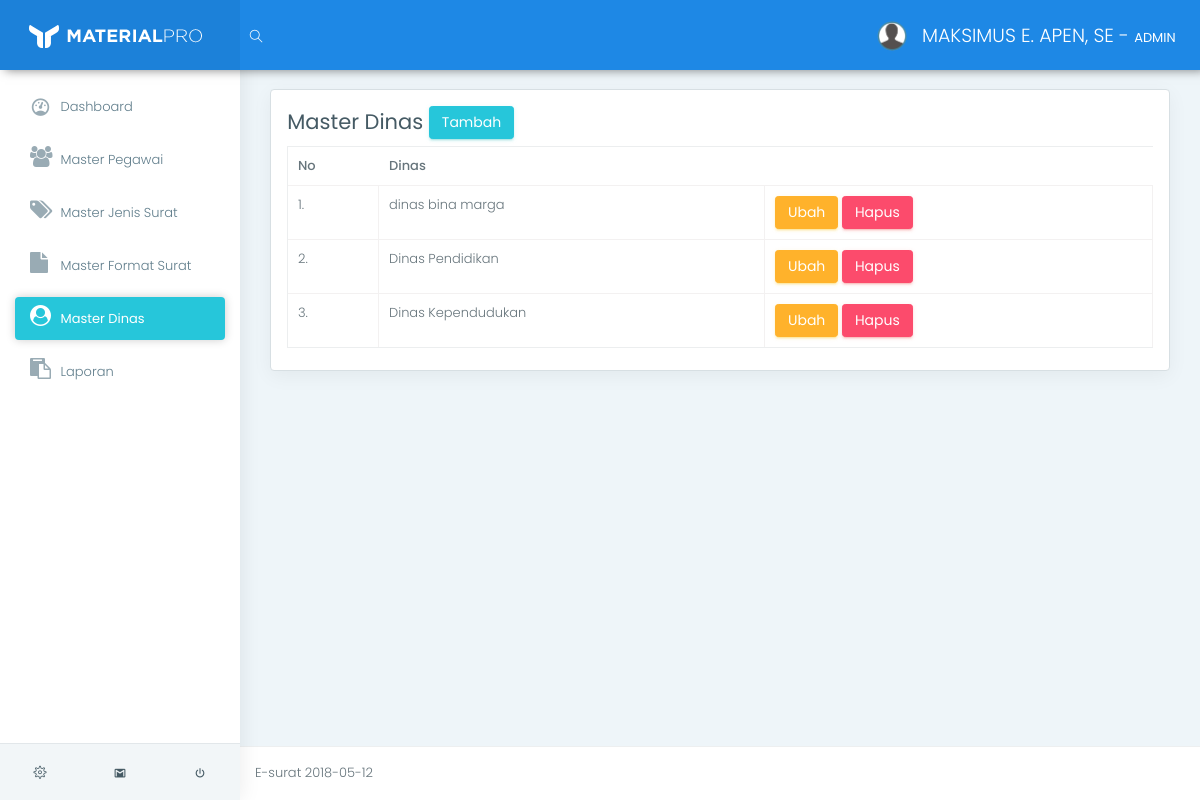
The app's page /app/index.php?page=view_dinas (signed in) with its own data.
### tables this page shows
CREATE TABLE `tb_pegawai` (
  `id_pegawai` varchar(11) NOT NULL,
  `nip` varchar(20) NOT NULL,
  `nama` varchar(100) NOT NULL,
  `id_jabatan` int(11) NOT NULL
);

### app/helper/koneksi.php (called while the page is built, shortened)
<?php
class Koneksi {
	private $koneksi;
	function __construct(){
		$this->koneksi = new mysqli("localhost","root","","db_e_surat");
	}
	public function setQuery($sql){
		return $this->koneksi->query($sql);
	}
}
 ?>

### app/helper/auth.php (called while the page is built, shortened)
<?php
include 'crud.php';
class Auth {
	public function isKepalaBadan(){
		return ($_SESSION['sess_user']['sess_status'] == "KEPALA BADAN");
	}
	public function isAdmin(){
		return ($_SESSION['sess_user']['sess_status'] == "ADMIN");
	}
	public function getUser($id_pegawai){
		$sql    = "SELECT * FROM tb_pegawai WHERE id_pegawai = '$id_pegawai'";
		$crud   = new Crud();
		$result = $crud->view($sql);
		return $result[0]['nama'];
	}
}
 ?>

### app/helper/crud.php (called while the page is built, shortened)
<?php
include_once 'koneksi.php';
class Crud {
	function __construct(){
		$this->koneksi = new Koneksi();
	}
	public function view($sql){
		$result = $this->koneksi->setQuery($sql);
		$data = [];
        while ($row = $result->fetch_assoc()) {
            $data[] = $row;
        }
        return $data;
	}
}
 ?>

### app/m_dinas/view.php (the view)
<div class="row">
    <div class="col-lg-12">
        <div class="card">
            <div class="card-block">
                <h3>
                    Master Dinas
                    <a href="index.php?page=add_dinas" class="btn btn-success">Tambah</a>
                </h3>
                <table class="table table-stripped table-bordered" id="data_table">
                    <thead>
                        <tr>
                            <th>No</th>
                            <th>Dinas</th>
                        </tr>
                    </thead>
                    <tbody>
                        <?php
                            $crud   = new Crud();
                            $result = $crud->view(" SELECT * FROM tb_pegawai
                                                    INNER JOIN tb_jabatan ON tb_pegawai.id_jabatan = tb_jabatan.id_jabatan
                                                    INNER JOIN tb_login ON tb_pegawai.id_pegawai = tb_login.id_pegawai
                                                    WHERE tb_login.status = 'DINAS'"
                                                );
                            $no = 1;
                            foreach ($result as $value):
                        ?>
                        <tr>
                            <td><?= $no++."." ?></td>
                            <td><?= $value['nama'] ?></td>
                            <td>
                                <a href="index.php?page=edit_dinas&id_pegawai=<?= $value['id_pegawai'] ?>" class="btn btn-warning">Ubah</a>
                                <a href="index.php?page=delete_dinas&id_pegawai=<?= $value['id_pegawai'] ?>" onClick="return confirm('Data Akan Dihapus !')" class="btn btn-danger">Hapus</a>
                            </td>
                        </tr>
                        <?php endforeach ?>
                    </tbody>
                </table>
            </div>
        </div>
    </div>
</div>

### app/index.php (shortened to what this page needs)
<?php
include "helper/auth.php";
$auth = new Auth();
?>
<!DOCTYPE html>
<html lang="en">
<head>
	<link href="../assets/css/box.css" rel="stylesheet">
	<link href="../assets/plugins/bootstrap/css/bootstrap.min.css" rel="stylesheet">
	<link href="../assets/plugins/c3-master/c3.min.css" rel="stylesheet">
	<link href="../assets/css/style.css" rel="stylesheet">
	<link href="../assets/css/colors/blue.css" id="theme" rel="stylesheet">
	<link rel="stylesheet" href="https://cdn.datatables.net/1.10.16/css/dataTables.bootstrap4.min.css">
	<link href="https://cdnjs.cloudflare.com/ajax/libs/select2/4.0.6-rc.0/css/select2.min.css" rel="stylesheet" />
</head>
<body class="fix-header fix-sidebar card-no-border">
	<div id="main-wrapper">
		<header class="topbar">
			<nav class="navbar top-navbar navbar-toggleable-sm navbar-light">
				<div class="navbar-header">
					<a class="navbar-brand" href="index.html">
						<b>
							<img src="../assets/images/logo-light-icon.png" alt="homepage" class="light-logo" />
						</b>
						<span>
						 <img src="../assets/images/logo-light-text.png" class="light-logo" alt="homepage" /></span> </a>
				</div>
				<div class="navbar-collapse">
					<ul class="navbar-nav mr-auto mt-md-0">
						<li class="nav-item hidden-sm-down search-box"> <a class="nav-link hidden-sm-down text-muted waves-effect waves-dark" href="javascript:void(0)"><i class="ti-search"></i></a>
						</li>
					</ul>
					<ul class="navbar-nav my-lg-0">
						<li class="nav-item dropdown">
							<a class="nav-link dropdown-toggle text-muted waves-effect waves-dark" href="" data-toggle="dropdown" aria-haspopup="true" aria-expanded="false"><img src="../assets/images/user.png" alt="user" class="profile-pic m-r-10" />
								<?= $auth->getUser($_SESSION['sess_user']['sess_id_pegawai'])." - <b>".$_SESSION['sess_user']['sess_status']."</b>" ?>
							</a>
						</li>
					</ul>
				</div>
			</nav>
		</header>
		<aside class="left-sidebar">
			<div class="scroll-sidebar">
				<nav class="sidebar-nav">
					<ul id="sidebarnav">
					<li>
						<a class="waves-effect waves-dark" href="index.php?page=view_dashbord" aria-expanded="false"><i class="mdi mdi-gauge"></i><span class="hide-menu"> Dashboard</span></a>
					</li>
					<?php if($auth->isKepalaBadan()): ?>
					<?php elseif($auth->isAdmin()): ?>
						<li>
							<a class="waves-effect waves-dark" href="index.php?page=view_pegawai" aria-expanded="false"><i class="fa fa-users"></i><span class="hide-menu"> Master Pegawai</span></a>
						</li>
						<li>
							<a class="waves-effect waves-dark" href="index.php?page=view_jenis_surat" aria-expanded="false"><i class="fa fa-tags"></i><span class="hide-menu"> Master Jenis Surat</span></a>
						</li>
						<li>
							<a class="waves-effect waves-dark" href="index.php?page=view_format_surat" aria-expanded="false"><i class="fa fa-file"></i><span class="hide-menu"> Master Format Surat</span></a>
						</li>
						<li>
							<a class="waves-effect waves-dark" href="index.php?page=view_dinas" aria-expanded="false"><i class="fa fa-user-circle"></i><span class="hide-menu"> Master Dinas</span></a>
						</li>
					<?php elseif($auth->isDinas()): ?>
						<li>
							<a class="waves-effect waves-darkenvelope-open" href="index.php?page=view_surat_masuk" aria-expanded="false"><i class="fa fa-envelope-open"></i><span class="hide-menu"> Surat Masuk</span></a>
						</li>
					<?php elseif($auth->isPegawai()): ?>
					<?php endif ?>
					<li>
						<a class="waves-effect waves-dark" href="index.php?page=#" aria-expanded="false"><i class="fa fa-clipboard"></i><span class="hide-menu"> Laporan</span></a>
					</li>
					</ul>
				</nav>
			</div>
			<div class="sidebar-footer">
				<a href="" class="link" data-toggle="tooltip" title="Settings"><i class="ti-settings"></i></a>
				<a href="" class="link" data-toggle="tooltip" title="Email"><i class="mdi mdi-gmail"></i></a>
				<a href="../logout.php" class="link" data-toggle="tooltip" title="Logout"><i class="mdi mdi-power"></i></a> </div>
		</aside>
		<div class="page-wrapper">
			<div class="container-fluid"><br>
				<?php
				$page = isset( $_GET['page'])?$_GET['page']:"";
				if($page){
					if($page == "view_dashbord"){
						include "dashbord/view.php";
					}else if($page == "view_pegawai"){
						include "m_pegawai/view.php";
					}else if($page == "add_pegawai"){
						include "m_pegawai/add_form.php";
					}else if($page == "edit"){
						include "m_pegawai/edit_form.php";
					}else if($page == "delete"){
						include "m_pegawai/delete.php";
					}
					else if($page == "view_jenis_surat"){
						include "m_jenis_surat/view.php";
					}else if($page == "add_jenis_surat"){
						include "m_jenis_surat/add_form.php";
					}else if($page == "edit_jenis_surat"){
						include "m_jenis_surat/edit_form.php";
					}else if($page == "delete_jenis_surat"){
						include "m_jenis_surat/delete.php";
					}
					else if($page == "view_format_surat"){
						include "m_format_surat/view.php";
					}
					else if($page == "view_dinas"){
						include "m_dinas/view.php";
					}else if($page == "add_dinas"){
						include "m_dinas/add_form.php";
					}else if($page == "edit_dinas"){
						include "m_dinas/edit_form.php";
					}else if($page == "delete_dinas"){
						include "m_dinas/delete.php";
					}
				}else{
					include "dashbord/view.php";
				}
				?>
			</div>
			<footer class="footer"> E-surat <?= date("Y-m-d") ?> </footer>
		</div>
	</div>
</body>
</html>

### assets/css/colors/blue.css (style rules this page uses)
.topbar { background: #1e88e5; }
.topbar .navbar-header { background: rgba(0, 0, 0, 0.05); }
.topbar .top-navbar .navbar-header .navbar-brand .light-logo { display: inline-block; color: rgba(255, 255, 255, 0.8); }
.topbar .navbar-light .navbar-nav .nav-item > a.nav-link { color: #ffffff !important; }
.sidebar-nav { background: #fff; }
.sidebar-nav ul li a { color: #607d8b; }
.sidebar-nav ul li a.active, .sidebar-nav ul li a:hover { color: #26c6da; }
.sidebar-nav ul li a.active { color: #263238; }
.sidebar-nav > ul > li.active > a, .sidebar-nav > ul > li.active:hover > a { color: #ffffff; background: #26c6da; }
.sidebar-nav > ul > li.active > a i, .sidebar-nav > ul > li.active:hover > a i { color: #ffffff; }
.sidebar-nav > ul > li.active > a:after, .sidebar-nav > ul > li.active:hover > a:after { border-color: #ffffff; }
.sidebar-nav > ul > li > a.active i, .sidebar-nav > ul > li > a:hover i { color: #26c6da; }
.sidebar-nav > ul > li > a i { color: #99abb4; }
.sidebar-nav > ul > li > a.active { font-weight: 400; background: #ffffff; color: #1e88e5; }
.card-no-border .sidebar-nav > ul > li > a.active { color: #ffffff; background: #26c6da; }
.card-no-border .sidebar-nav > ul > li > a.active i { color: #ffffff; }
.card-no-border .sidebar-nav > ul > li > a.active:after { border-color: #ffffff; }

### app/index.php (style rules this page uses)
* { font-size: 13px; line-height: 1.428; }

### records on screen
tb_pegawai: nama "MAKSIMUS E. APEN, SE"
tb_pegawai: nama "dinas bina marga"
tb_pegawai: nama "Dinas Pendidikan"
tb_pegawai: nama "Dinas Kependudukan"

### other values on screen
$_SESSION['sess_user']['sess_status'] "ADMIN"
